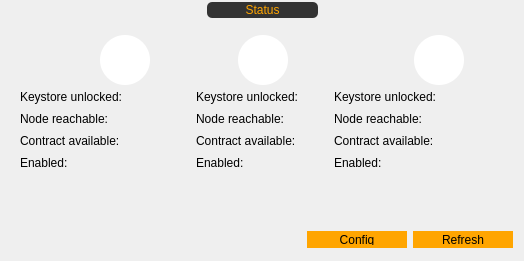
      <widget class="QWidget" name="tab">
       <property name="styleSheet">
        <string notr="true"/>
       </property>
       <attribute name="icon">
        <iconset>
         <normaloff>resources/cloud.svg</normaloff>resources/cloud.svg</iconset>
       </attribute>
       <attribute name="title">
        <string/>
       </attribute>
       <layout class="QVBoxLayout" name="verticalLayout_5">
        <property name="topMargin">
         <number>2</number>
        </property>
        <item>
         <layout class="QHBoxLayout" name="horizontalLayout_16">
          <item>
           <spacer name="horizontalSpacer_14">
            <property name="orientation">
             <enum>Qt::Horizontal</enum>
            </property>
            <property name="sizeHint" stdset="0">
             <size>
              <width>40</width>
              <height>16</height>
             </size>
            </property>
           </spacer>
          </item>
          <item>
           <widget class="QLabel" name="label_42">
            <property name="minimumSize">
             <size>
              <width>111</width>
              <height>16</height>
             </size>
            </property>
            <property name="maximumSize">
             <size>
              <width>111</width>
              <height>16</height>
             </size>
            </property>
            <property name="styleSheet">
             <string notr="true">color:orange;
background-color:#333333;
border-radius:5px;</string>
            </property>
            <property name="text">
             <string>Status</string>
            </property>
            <property name="alignment">
             <set>Qt::AlignCenter</set>
            </property>
           </widget>
          </item>
          <item>
           <spacer name="horizontalSpacer_15">
            <property name="orientation">
             <enum>Qt::Horizontal</enum>
            </property>
            <property name="sizeHint" stdset="0">
             <size>
              <width>40</width>
              <height>16</height>
             </size>
            </property>
           </spacer>
          </item>
         </layout>
        </item>
        <item>
         <widget class="QWidget" name="widget" native="true">
          <property name="minimumSize">
           <size>
            <width>0</width>
            <height>160</height>
           </size>
          </property>
          <property name="maximumSize">
           <size>
            <width>16777215</width>
            <height>300</height>
           </size>
          </property>
          <layout class="QHBoxLayout" name="horizontalLayout_32">
           <item>
            <layout class="QVBoxLayout" name="verticalLayout_8">
             <property name="spacing">
              <number>0</number>
             </property>
             <item>
              <layout class="QHBoxLayout" name="horizontalLayout_27">
               <item>
                <widget class="QPushButton" name="pushButton_polkadot_settings">
                 <property name="text">
                  <string/>
                 </property>
                 <property name="icon">
                  <iconset>
                   <normaloff>resources/edit.png</normaloff>resources/edit.png</iconset>
                 </property>
                 <property name="iconSize">
                  <size>
                   <width>10</width>
                   <height>10</height>
                  </size>
                 </property>
                 <property name="flat">
                  <bool>true</bool>
                 </property>
                </widget>
               </item>
               <item>
                <widget class="QPushButton" name="pushButton_binance_info_2">
                 <property name="text">
                  <string/>
                 </property>
                 <property name="icon">
                  <iconset>
                   <normaloff>resources/info.svg</normaloff>resources/info.svg</iconset>
                 </property>
                 <property name="iconSize">
                  <size>
                   <width>11</width>
                   <height>11</height>
                  </size>
                 </property>
                 <property name="flat">
                  <bool>true</bool>
                 </property>
                </widget>
               </item>
               <item>
                <widget class="QLabel" name="label_17">
                 <property name="minimumSize">
                  <size>
                   <width>50</width>
                   <height>50</height>
                  </size>
                 </property>
                 <property name="maximumSize">
                  <size>
                   <width>50</width>
                   <height>50</height>
                  </size>
                 </property>
                 <property name="autoFillBackground">
                  <bool>false</bool>
                 </property>
                 <property name="styleSheet">
                  <string notr="true">background-color:white;
border-radius:25px;
padding:10px;
padding-right:13px;
padding-left:13px;
</string>
                 </property>
                 <property name="text">
                  <string/>
                 </property>
                 <property name="pixmap">
                  <pixmap>resources/polkadot_colored.svg</pixmap>
                 </property>
                 <property name="scaledContents">
                  <bool>true</bool>
                 </property>
                 <property name="alignment">
                  <set>Qt::AlignCenter</set>
                 </property>
                </widget>
               </item>
               <item>
                <spacer name="horizontalSpacer_18">
                 <property name="orientation">
                  <enum>Qt::Horizontal</enum>
                 </property>
                 <property name="sizeHint" stdset="0">
                  <size>
                   <width>40</width>
                   <height>20</height>
                  </size>
                 </property>
                </spacer>
               </item>
              </layout>
             </item>
             <item>
              <layout class="QHBoxLayout" name="horizontalLayout_28">
               <item>
                <widget class="QLabel" name="label_18">
                 <property name="styleSheet">
                  <string notr="true"/>
                 </property>
                 <property name="text">
                  <string>Keystore unlocked:</string>
                 </property>
                </widget>
               </item>
               <item>
                <widget class="QLabel" name="label_keystore_unlocked_binance_2">
                 <property name="maximumSize">
                  <size>
                   <width>20</width>
                   <height>20</height>
                  </size>
                 </property>
                 <property name="text">
                  <string/>
                 </property>
                 <property name="pixmap">
                  <pixmap>resources/error.svg</pixmap>
                 </property>
                 <property name="scaledContents">
                  <bool>true</bool>
                 </property>
                </widget>
               </item>
              </layout>
             </item>
             <item>
              <layout class="QHBoxLayout" name="horizontalLayout_29">
               <item>
                <widget class="QLabel" name="label_19">
                 <property name="styleSheet">
                  <string notr="true"/>
                 </property>
                 <property name="text">
                  <string>Node reachable:</string>
                 </property>
                </widget>
               </item>
               <item>
                <widget class="QLabel" name="label_node_reachable_binance_2">
                 <property name="maximumSize">
                  <size>
                   <width>20</width>
                   <height>20</height>
                  </size>
                 </property>
                 <property name="text">
                  <string/>
                 </property>
                 <property name="pixmap">
                  <pixmap>resources/error.svg</pixmap>
                 </property>
                 <property name="scaledContents">
                  <bool>true</bool>
                 </property>
                </widget>
               </item>
              </layout>
             </item>
             <item>
              <layout class="QHBoxLayout" name="horizontalLayout_30">
               <item>
                <widget class="QLabel" name="label_20">
                 <property name="styleSheet">
                  <string notr="true"/>
                 </property>
                 <property name="text">
                  <string>Contract available:</string>
                 </property>
                </widget>
               </item>
               <item>
                <widget class="QLabel" name="label_contract_deployed_binance_2">
                 <property name="maximumSize">
                  <size>
                   <width>20</width>
                   <height>20</height>
                  </size>
                 </property>
                 <property name="text">
                  <string/>
                 </property>
                 <property name="pixmap">
                  <pixmap>resources/error.svg</pixmap>
                 </property>
                 <property name="scaledContents">
                  <bool>true</bool>
                 </property>
                </widget>
               </item>
              </layout>
             </item>
             <item>
              <layout class="QHBoxLayout" name="horizontalLayout_31">
               <item>
                <widget class="QLabel" name="label_21">
                 <property name="styleSheet">
                  <string notr="true"/>
                 </property>
                 <property name="text">
                  <string>Enabled:</string>
                 </property>
                </widget>
               </item>
               <item>
                <widget class="QLabel" name="label_enabled_binance_2">
                 <property name="maximumSize">
                  <size>
                   <width>20</width>
                   <height>20</height>
                  </size>
                 </property>
                 <property name="text">
                  <string/>
                 </property>
                 <property name="pixmap">
                  <pixmap>resources/error.svg</pixmap>
                 </property>
                 <property name="scaledContents">
                  <bool>true</bool>
                 </property>
                </widget>
               </item>
              </layout>
             </item>
            </layout>
           </item>
           <item>
            <spacer name="horizontalSpacer_19">
             <property name="orientation">
              <enum>Qt::Horizontal</enum>
             </property>
             <property name="sizeHint" stdset="0">
              <size>
               <width>0</width>
               <height>0</height>
              </size>
             </property>
            </spacer>
           </item>
           <item>
            <layout class="QVBoxLayout" name="verticalLayout_6">
             <property name="spacing">
              <number>0</number>
             </property>
             <item>
              <layout class="QHBoxLayout" name="horizontalLayout_22">
               <item>
                <widget class="QPushButton" name="pushButton_eth_settings">
                 <property name="maximumSize">
                  <size>
                   <width>21</width>
                   <height>20</height>
                  </size>
                 </property>
                 <property name="text">
                  <string/>
                 </property>
                 <property name="icon">
                  <iconset>
                   <normaloff>resources/edit.png</normaloff>resources/edit.png</iconset>
                 </property>
                 <property name="iconSize">
                  <size>
                   <width>10</width>
                   <height>10</height>
                  </size>
                 </property>
                 <property name="flat">
                  <bool>true</bool>
                 </property>
                </widget>
               </item>
               <item>
                <widget class="QPushButton" name="pushButton_eth_info">
                 <property name="maximumSize">
                  <size>
                   <width>21</width>
                   <height>20</height>
                  </size>
                 </property>
                 <property name="text">
                  <string/>
                 </property>
                 <property name="icon">
                  <iconset>
                   <normaloff>resources/info.svg</normaloff>resources/info.svg</iconset>
                 </property>
                 <property name="iconSize">
                  <size>
                   <width>11</width>
                   <height>11</height>
                  </size>
                 </property>
                 <property name="flat">
                  <bool>true</bool>
                 </property>
                </widget>
               </item>
               <item>
                <widget class="QLabel" name="label_3">
                 <property name="minimumSize">
                  <size>
                   <width>50</width>
                   <height>50</height>
                  </size>
                 </property>
                 <property name="maximumSize">
                  <size>
                   <width>50</width>
                   <height>50</height>
                  </size>
                 </property>
                 <property name="autoFillBackground">
                  <bool>false</bool>
                 </property>
                 <property name="styleSheet">
                  <string notr="true">background-color:white;
border-radius:25px;
padding:5px;
</string>
                 </property>
                 <property name="text">
                  <string/>
                 </property>
                 <property name="pixmap">
                  <pixmap>resources/ethereum_colored.svg</pixmap>
                 </property>
                 <property name="scaledContents">
                  <bool>true</bool>
                 </property>
                 <property name="alignment">
                  <set>Qt::AlignCenter</set>
                 </property>
                </widget>
               </item>
               <item>
                <spacer name="horizontalSpacer_16">
                 <property name="orientation">
                  <enum>Qt::Horizontal</enum>
                 </property>
                 <property name="sizeHint" stdset="0">
                  <size>
                   <width>40</width>
                   <height>20</height>
                  </size>
                 </property>
                </spacer>
               </item>
              </layout>
             </item>
             <item>
              <layout class="QHBoxLayout" name="horizontalLayout_14">
               <item>
                <widget class="QLabel" name="label_7">
                 <property name="styleSheet">
                  <string notr="true"/>
                 </property>
                 <property name="text">
                  <string>Keystore unlocked:</string>
                 </property>
                </widget>
               </item>
               <item>
                <widget class="QLabel" name="label_keystore_unlocked_eth">
                 <property name="maximumSize">
                  <size>
                   <width>20</width>
                   <height>20</height>
                  </size>
                 </property>
                 <property name="text">
                  <string/>
                 </property>
                 <property name="pixmap">
                  <pixmap>resources/error.svg</pixmap>
                 </property>
                 <property name="scaledContents">
                  <bool>true</bool>
                 </property>
                </widget>
               </item>
              </layout>
             </item>
             <item>
              <layout class="QHBoxLayout" name="horizontalLayout_17">
               <item>
                <widget class="QLabel" name="label_8">
                 <property name="styleSheet">
                  <string notr="true"/>
                 </property>
                 <property name="text">
                  <string>Node reachable:</string>
                 </property>
                </widget>
               </item>
               <item>
                <widget class="QLabel" name="label_node_reachable_eth">
                 <property name="maximumSize">
                  <size>
                   <width>20</width>
                   <height>20</height>
                  </size>
                 </property>
                 <property name="text">
                  <string/>
                 </property>
                 <property name="pixmap">
                  <pixmap>resources/error.svg</pixmap>
                 </property>
                 <property name="scaledContents">
                  <bool>true</bool>
                 </property>
                </widget>
               </item>
              </layout>
             </item>
             <item>
              <layout class="QHBoxLayout" name="horizontalLayout_19">
               <item>
                <widget class="QLabel" name="label_10">
                 <property name="styleSheet">
                  <string notr="true"/>
                 </property>
                 <property name="text">
                  <string>Contract available:</string>
                 </property>
                </widget>
               </item>
               <item>
                <widget class="QLabel" name="label_contract_deployed_eth">
                 <property name="maximumSize">
                  <size>
                   <width>20</width>
                   <height>20</height>
                  </size>
                 </property>
                 <property name="text">
                  <string/>
                 </property>
                 <property name="pixmap">
                  <pixmap>resources/error.svg</pixmap>
                 </property>
                 <property name="scaledContents">
                  <bool>true</bool>
                 </property>
                </widget>
               </item>
              </layout>
             </item>
             <item>
              <layout class="QHBoxLayout" name="horizontalLayout_20">
               <item>
                <widget class="QLabel" name="label_11">
                 <property name="styleSheet">
                  <string notr="true"/>
                 </property>
                 <property name="text">
                  <string>Enabled:</string>
                 </property>
                </widget>
               </item>
               <item>
                <widget class="QLabel" name="label_enabled_eth">
                 <property name="maximumSize">
                  <size>
                   <width>20</width>
                   <height>20</height>
                  </size>
                 </property>
                 <property name="text">
                  <string/>
                 </property>
                 <property name="pixmap">
                  <pixmap>resources/error.svg</pixmap>
                 </property>
                 <property name="scaledContents">
                  <bool>true</bool>
                 </property>
                </widget>
               </item>
              </layout>
             </item>
            </layout>
           </item>
           <item>
            <spacer name="horizontalSpacer_20">
             <property name="orientation">
              <enum>Qt::Horizontal</enum>
             </property>
             <property name="sizeHint" stdset="0">
              <size>
               <width>0</width>
               <height>0</height>
              </size>
             </property>
            </spacer>
           </item>
           <item>
            <layout class="QVBoxLayout" name="verticalLayout_7">
             <property name="spacing">
              <number>0</number>
             </property>
             <item>
              <layout class="QHBoxLayout" name="horizontalLayout_23">
               <item>
                <widget class="QPushButton" name="pushButton_binance_settings">
                 <property name="text">
                  <string/>
                 </property>
                 <property name="icon">
                  <iconset>
                   <normaloff>resources/edit.png</normaloff>resources/edit.png</iconset>
                 </property>
                 <property name="iconSize">
                  <size>
                   <width>10</width>
                   <height>10</height>
                  </size>
                 </property>
                 <property name="flat">
                  <bool>true</bool>
                 </property>
                </widget>
               </item>
               <item>
                <widget class="QPushButton" name="pushButton_binance_info">
                 <property name="text">
                  <string/>
                 </property>
                 <property name="icon">
                  <iconset>
                   <normaloff>resources/info.svg</normaloff>resources/info.svg</iconset>
                 </property>
                 <property name="iconSize">
                  <size>
                   <width>11</width>
                   <height>11</height>
                  </size>
                 </property>
                 <property name="flat">
                  <bool>true</bool>
                 </property>
                </widget>
               </item>
               <item>
                <widget class="QLabel" name="label_12">
                 <property name="minimumSize">
                  <size>
                   <width>50</width>
                   <height>50</height>
                  </size>
                 </property>
                 <property name="maximumSize">
                  <size>
                   <width>50</width>
                   <height>50</height>
                  </size>
                 </property>
                 <property name="autoFillBackground">
                  <bool>false</bool>
                 </property>
                 <property name="styleSheet">
                  <string notr="true">background-color:white;
border-radius:25px;
padding:5px;
</string>
                 </property>
                 <property name="text">
                  <string/>
                 </property>
                 <property name="pixmap">
                  <pixmap>resources/binance_colored.svg</pixmap>
                 </property>
                 <property name="scaledContents">
                  <bool>true</bool>
                 </property>
                 <property name="alignment">
                  <set>Qt::AlignCenter</set>
                 </property>
                </widget>
               </item>
               <item>
                <spacer name="horizontalSpacer_17">
                 <property name="orientation">
                  <enum>Qt::Horizontal</enum>
                 </property>
                 <property name="sizeHint" stdset="0">
                  <size>
                   <width>40</width>
                   <height>20</height>
                  </size>
                 </property>
                </spacer>
               </item>
              </layout>
             </item>
             <item>
              <layout class="QHBoxLayout" name="horizontalLayout_21">
               <item>
                <widget class="QLabel" name="label_13">
                 <property name="styleSheet">
                  <string notr="true"/>
                 </property>
                 <property name="text">
                  <string>Keystore unlocked:</string>
                 </property>
                </widget>
               </item>
               <item>
                <widget class="QLabel" name="label_keystore_unlocked_binance">
                 <property name="maximumSize">
                  <size>
                   <width>20</width>
                   <height>20</height>
                  </size>
                 </property>
                 <property name="text">
                  <string/>
                 </property>
                 <property name="pixmap">
                  <pixmap>resources/error.svg</pixmap>
                 </property>
                 <property name="scaledContents">
                  <bool>true</bool>
                 </property>
                </widget>
               </item>
              </layout>
             </item>
             <item>
              <layout class="QHBoxLayout" name="horizontalLayout_24">
               <item>
                <widget class="QLabel" name="label_14">
                 <property name="styleSheet">
                  <string notr="true"/>
                 </property>
                 <property name="text">
                  <string>Node reachable:</string>
                 </property>
                </widget>
               </item>
               <item>
                <widget class="QLabel" name="label_node_reachable_binance">
                 <property name="maximumSize">
                  <size>
                   <width>20</width>
                   <height>20</height>
                  </size>
                 </property>
                 <property name="text">
                  <string/>
                 </property>
                 <property name="pixmap">
                  <pixmap>resources/error.svg</pixmap>
                 </property>
                 <property name="scaledContents">
                  <bool>true</bool>
                 </property>
                </widget>
               </item>
              </layout>
             </item>
             <item>
              <layout class="QHBoxLayout" name="horizontalLayout_25">
               <item>
                <widget class="QLabel" name="label_15">
                 <property name="styleSheet">
                  <string notr="true"/>
                 </property>
                 <property name="text">
                  <string>Contract available:</string>
                 </property>
                </widget>
               </item>
               <item>
                <widget class="QLabel" name="label_contract_deployed_binance">
                 <property name="maximumSize">
                  <size>
                   <width>20</width>
                   <height>20</height>
                  </size>
                 </property>
                 <property name="text">
                  <string/>
                 </property>
                 <property name="pixmap">
                  <pixmap>resources/error.svg</pixmap>
                 </property>
                 <property name="scaledContents">
                  <bool>true</bool>
                 </property>
                </widget>
               </item>
              </layout>
             </item>
             <item>
              <layout class="QHBoxLayout" name="horizontalLayout_26">
               <item>
                <widget class="QLabel" name="label_16">
                 <property name="styleSheet">
                  <string notr="true"/>
                 </property>
                 <property name="text">
                  <string>Enabled:</string>
                 </property>
                </widget>
               </item>
               <item>
                <widget class="QLabel" name="label_enabled_binance">
                 <property name="maximumSize">
                  <size>
                   <width>20</width>
                   <height>20</height>
                  </size>
                 </property>
                 <property name="text">
                  <string/>
                 </property>
                 <property name="pixmap">
                  <pixmap>resources/error.svg</pixmap>
                 </property>
                 <property name="scaledContents">
                  <bool>true</bool>
                 </property>
                </widget>
               </item>
              </layout>
             </item>
            </layout>
           </item>
          </layout>
         </widget>
        </item>
        <item>
         <spacer name="verticalSpacer">
          <property name="orientation">
           <enum>Qt::Vertical</enum>
          </property>
          <property name="sizeHint" stdset="0">
           <size>
            <width>20</width>
            <height>40</height>
           </size>
          </property>
         </spacer>
        </item>
        <item>
         <layout class="QHBoxLayout" name="horizontalLayout_15">
          <property name="leftMargin">
           <number>4</number>
          </property>
          <item>
           <widget class="QLabel" name="label_2">
            <property name="maximumSize">
             <size>
              <width>80</width>
              <height>25</height>
             </size>
            </property>
            <property name="text">
             <string/>
            </property>
            <property name="pixmap">
             <pixmap>resources/acria_logo4.svg</pixmap>
            </property>
            <property name="scaledContents">
             <bool>true</bool>
            </property>
           </widget>
          </item>
          <item>
           <spacer name="horizontalSpacer_13">
            <property name="orientation">
             <enum>Qt::Horizontal</enum>
            </property>
            <property name="sizeHint" stdset="0">
             <size>
              <width>40</width>
              <height>20</height>
             </size>
            </property>
           </spacer>
          </item>
          <item>
           <widget class="QPushButton" name="pushButton_export_json_3">
            <property name="minimumSize">
             <size>
              <width>100</width>
              <height>17</height>
             </size>
            </property>
            <property name="maximumSize">
             <size>
              <width>16777215</width>
              <height>17</height>
             </size>
            </property>
            <property name="styleSheet">
             <string notr="true">background-color:white;
color:black;
border: none;
/*padding:30px;*/
width:80px;
padding-top:3px;
padding-bottom:3px;
background-color:orange;</string>
            </property>
            <property name="text">
             <string>Config</string>
            </property>
            <property name="flat">
             <bool>true</bool>
            </property>
           </widget>
          </item>
          <item>
           <widget class="QPushButton" name="pushButton_refresh">
            <property name="minimumSize">
             <size>
              <width>100</width>
              <height>17</height>
             </size>
            </property>
            <property name="maximumSize">
             <size>
              <width>16777215</width>
              <height>17</height>
             </size>
            </property>
            <property name="styleSheet">
             <string notr="true">background-color:white;
color:black;
border: none;
/*padding:30px;*/
width:80px;
padding-top:3px;
padding-bottom:3px;
background-color:orange;</string>
            </property>
            <property name="text">
             <string>Refresh</string>
            </property>
            <property name="flat">
             <bool>true</bool>
            </property>
           </widget>
          </item>
         </layout>
        </item>
       </layout>
      </widget>
